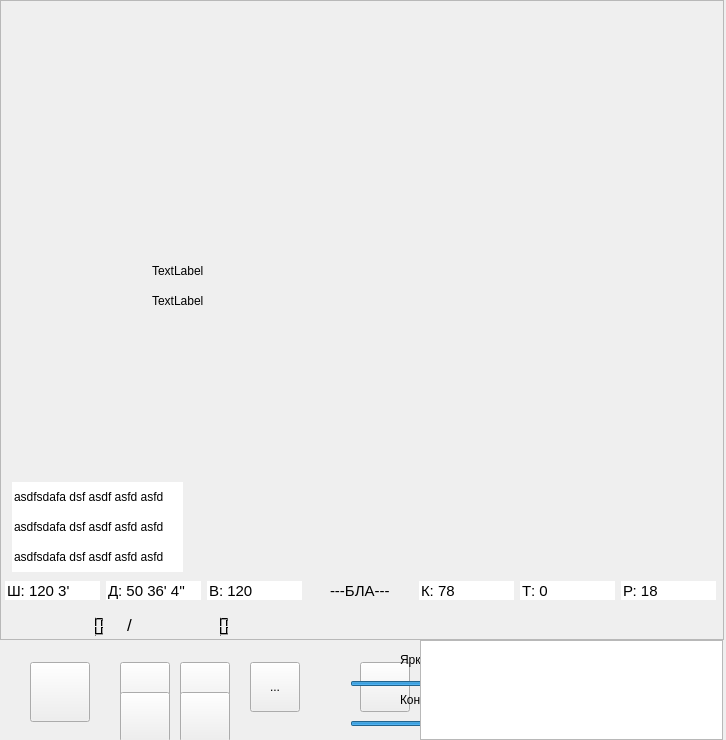
<?xml version="1.0" encoding="UTF-8"?>
<ui version="4.0">
 <class>VideoPlayer</class>
 <widget class="QWidget" name="VideoPlayer">
  <property name="geometry">
   <rect>
    <x>0</x>
    <y>0</y>
    <width>726</width>
    <height>740</height>
   </rect>
  </property>
  <property name="windowTitle">
   <string>Form</string>
  </property>
  <widget class="QFrame" name="video">
   <property name="geometry">
    <rect>
     <x>0</x>
     <y>0</y>
     <width>724</width>
     <height>640</height>
    </rect>
   </property>
   <property name="frameShape">
    <enum>QFrame::StyledPanel</enum>
   </property>
   <property name="frameShadow">
    <enum>QFrame::Raised</enum>
   </property>
   <widget class="QWidget" name="scroolWidget" native="true">
    <property name="geometry">
     <rect>
      <x>2</x>
      <y>602</y>
      <width>720</width>
      <height>50</height>
     </rect>
    </property>
    <widget class="QLCDNumber" name="totalLCD">
     <property name="geometry">
      <rect>
       <x>140</x>
       <y>14</y>
       <width>101</width>
       <height>20</height>
      </rect>
     </property>
     <property name="palette">
      <palette>
       <active>
        <colorrole role="Light">
         <brush brushstyle="SolidPattern">
          <color alpha="255">
           <red>0</red>
           <green>0</green>
           <blue>0</blue>
          </color>
         </brush>
        </colorrole>
        <colorrole role="BrightText">
         <brush brushstyle="SolidPattern">
          <color alpha="255">
           <red>0</red>
           <green>0</green>
           <blue>0</blue>
          </color>
         </brush>
        </colorrole>
       </active>
       <inactive>
        <colorrole role="Light">
         <brush brushstyle="SolidPattern">
          <color alpha="255">
           <red>0</red>
           <green>0</green>
           <blue>0</blue>
          </color>
         </brush>
        </colorrole>
        <colorrole role="BrightText">
         <brush brushstyle="SolidPattern">
          <color alpha="255">
           <red>0</red>
           <green>0</green>
           <blue>0</blue>
          </color>
         </brush>
        </colorrole>
       </inactive>
       <disabled>
        <colorrole role="Light">
         <brush brushstyle="SolidPattern">
          <color alpha="255">
           <red>0</red>
           <green>0</green>
           <blue>0</blue>
          </color>
         </brush>
        </colorrole>
        <colorrole role="BrightText">
         <brush brushstyle="SolidPattern">
          <color alpha="255">
           <red>0</red>
           <green>0</green>
           <blue>0</blue>
          </color>
         </brush>
        </colorrole>
       </disabled>
      </palette>
     </property>
     <property name="font">
      <font>
       <pointsize>11</pointsize>
      </font>
     </property>
     <property name="frameShape">
      <enum>QFrame::NoFrame</enum>
     </property>
     <property name="numDigits">
      <number>8</number>
     </property>
    </widget>
    <widget class="QLCDNumber" name="timeLCD">
     <property name="geometry">
      <rect>
       <x>10</x>
       <y>14</y>
       <width>111</width>
       <height>20</height>
      </rect>
     </property>
     <property name="palette">
      <palette>
       <active>
        <colorrole role="Light">
         <brush brushstyle="SolidPattern">
          <color alpha="255">
           <red>0</red>
           <green>0</green>
           <blue>0</blue>
          </color>
         </brush>
        </colorrole>
        <colorrole role="BrightText">
         <brush brushstyle="SolidPattern">
          <color alpha="255">
           <red>0</red>
           <green>0</green>
           <blue>0</blue>
          </color>
         </brush>
        </colorrole>
       </active>
       <inactive>
        <colorrole role="Light">
         <brush brushstyle="SolidPattern">
          <color alpha="255">
           <red>0</red>
           <green>0</green>
           <blue>0</blue>
          </color>
         </brush>
        </colorrole>
        <colorrole role="BrightText">
         <brush brushstyle="SolidPattern">
          <color alpha="255">
           <red>0</red>
           <green>0</green>
           <blue>0</blue>
          </color>
         </brush>
        </colorrole>
       </inactive>
       <disabled>
        <colorrole role="Light">
         <brush brushstyle="SolidPattern">
          <color alpha="255">
           <red>0</red>
           <green>0</green>
           <blue>0</blue>
          </color>
         </brush>
        </colorrole>
        <colorrole role="BrightText">
         <brush brushstyle="SolidPattern">
          <color alpha="255">
           <red>0</red>
           <green>0</green>
           <blue>0</blue>
          </color>
         </brush>
        </colorrole>
       </disabled>
      </palette>
     </property>
     <property name="font">
      <font>
       <pointsize>11</pointsize>
      </font>
     </property>
     <property name="frameShape">
      <enum>QFrame::NoFrame</enum>
     </property>
     <property name="numDigits">
      <number>8</number>
     </property>
    </widget>
    <widget class="QLabel" name="label_5">
     <property name="geometry">
      <rect>
       <x>125</x>
       <y>14</y>
       <width>16</width>
       <height>17</height>
      </rect>
     </property>
     <property name="font">
      <font>
       <pointsize>13</pointsize>
      </font>
     </property>
     <property name="text">
      <string>/</string>
     </property>
    </widget>
   </widget>
   <widget class="QWidget" name="videowidget" native="true">
    <property name="geometry">
     <rect>
      <x>2</x>
      <y>2</y>
      <width>720</width>
      <height>576</height>
     </rect>
    </property>
    <widget class="QLabel" name="vLh">
     <property name="geometry">
      <rect>
       <x>150</x>
       <y>260</y>
       <width>67</width>
       <height>17</height>
      </rect>
     </property>
     <property name="text">
      <string>TextLabel</string>
     </property>
    </widget>
    <widget class="QLabel" name="vLv">
     <property name="geometry">
      <rect>
       <x>150</x>
       <y>290</y>
       <width>67</width>
       <height>17</height>
      </rect>
     </property>
     <property name="text">
      <string>TextLabel</string>
     </property>
    </widget>
    <widget class="QLineEdit" name="sh">
     <property name="enabled">
      <bool>true</bool>
     </property>
     <property name="geometry">
      <rect>
       <x>10</x>
       <y>510</y>
       <width>171</width>
       <height>30</height>
      </rect>
     </property>
     <property name="text">
      <string>asdfsdafa dsf asdf asfd asfd </string>
     </property>
     <property name="frame">
      <bool>false</bool>
     </property>
     <property name="readOnly">
      <bool>true</bool>
     </property>
    </widget>
    <widget class="QLineEdit" name="dolg">
     <property name="enabled">
      <bool>true</bool>
     </property>
     <property name="geometry">
      <rect>
       <x>10</x>
       <y>540</y>
       <width>171</width>
       <height>30</height>
      </rect>
     </property>
     <property name="text">
      <string>asdfsdafa dsf asdf asfd asfd </string>
     </property>
     <property name="frame">
      <bool>false</bool>
     </property>
     <property name="readOnly">
      <bool>true</bool>
     </property>
    </widget>
    <widget class="QLineEdit" name="h">
     <property name="enabled">
      <bool>true</bool>
     </property>
     <property name="geometry">
      <rect>
       <x>10</x>
       <y>480</y>
       <width>171</width>
       <height>30</height>
      </rect>
     </property>
     <property name="text">
      <string>asdfsdafa dsf asdf asfd asfd </string>
     </property>
     <property name="frame">
      <bool>false</bool>
     </property>
     <property name="readOnly">
      <bool>true</bool>
     </property>
    </widget>
   </widget>
  </widget>
  <widget class="QPushButton" name="playBtn">
   <property name="geometry">
    <rect>
     <x>120</x>
     <y>662</y>
     <width>50</width>
     <height>50</height>
    </rect>
   </property>
   <property name="text">
    <string/>
   </property>
   <property name="icon">
    <iconset>
     <normaloff>../../Загрузки/player_play.png</normaloff>../../Загрузки/player_play.png</iconset>
   </property>
   <property name="iconSize">
    <size>
     <width>40</width>
     <height>40</height>
    </size>
   </property>
  </widget>
  <widget class="QPushButton" name="stopBtn">
   <property name="geometry">
    <rect>
     <x>180</x>
     <y>662</y>
     <width>50</width>
     <height>50</height>
    </rect>
   </property>
   <property name="text">
    <string/>
   </property>
   <property name="icon">
    <iconset>
     <normaloff>../../Загрузки/player_stop.png</normaloff>../../Загрузки/player_stop.png</iconset>
   </property>
   <property name="iconSize">
    <size>
     <width>40</width>
     <height>40</height>
    </size>
   </property>
  </widget>
  <widget class="QPushButton" name="nextBtn">
   <property name="geometry">
    <rect>
     <x>120</x>
     <y>692</y>
     <width>50</width>
     <height>50</height>
    </rect>
   </property>
   <property name="text">
    <string/>
   </property>
   <property name="icon">
    <iconset>
     <normaloff>../../Загрузки/player_rew.png</normaloff>../../Загрузки/player_rew.png</iconset>
   </property>
   <property name="iconSize">
    <size>
     <width>40</width>
     <height>40</height>
    </size>
   </property>
  </widget>
  <widget class="QPushButton" name="prevBtn">
   <property name="geometry">
    <rect>
     <x>180</x>
     <y>692</y>
     <width>50</width>
     <height>50</height>
    </rect>
   </property>
   <property name="text">
    <string/>
   </property>
   <property name="icon">
    <iconset>
     <normaloff>../../Загрузки/player_end1.png</normaloff>../../Загрузки/player_end1.png</iconset>
   </property>
   <property name="iconSize">
    <size>
     <width>40</width>
     <height>40</height>
    </size>
   </property>
  </widget>
  <widget class="QPushButton" name="snapBtn">
   <property name="geometry">
    <rect>
     <x>30</x>
     <y>662</y>
     <width>60</width>
     <height>60</height>
    </rect>
   </property>
   <property name="text">
    <string/>
   </property>
   <property name="icon">
    <iconset>
     <normaloff>../../Загрузки/videosnapshot_128x128_alpha.png</normaloff>../../Загрузки/videosnapshot_128x128_alpha.png</iconset>
   </property>
   <property name="iconSize">
    <size>
     <width>60</width>
     <height>60</height>
    </size>
   </property>
  </widget>
  <widget class="QPushButton" name="openBtn">
   <property name="geometry">
    <rect>
     <x>360</x>
     <y>662</y>
     <width>50</width>
     <height>50</height>
    </rect>
   </property>
   <property name="text">
    <string/>
   </property>
   <property name="icon">
    <iconset>
     <normaloff>../../Загрузки/folder_blue_open.png</normaloff>../../Загрузки/folder_blue_open.png</iconset>
   </property>
   <property name="iconSize">
    <size>
     <width>40</width>
     <height>40</height>
    </size>
   </property>
  </widget>
  <widget class="QToolButton" name="setBtn">
   <property name="geometry">
    <rect>
     <x>250</x>
     <y>662</y>
     <width>50</width>
     <height>50</height>
    </rect>
   </property>
   <property name="text">
    <string>...</string>
   </property>
   <property name="icon">
    <iconset>
     <normaloff>../../Загрузки/Color-Settings-icon.png</normaloff>../../Загрузки/Color-Settings-icon.png</iconset>
   </property>
   <property name="iconSize">
    <size>
     <width>40</width>
     <height>40</height>
    </size>
   </property>
   <property name="checkable">
    <bool>true</bool>
   </property>
  </widget>
  <widget class="QSlider" name="bright">
   <property name="geometry">
    <rect>
     <x>350</x>
     <y>672</y>
     <width>160</width>
     <height>23</height>
    </rect>
   </property>
   <property name="maximum">
    <number>100</number>
   </property>
   <property name="value">
    <number>50</number>
   </property>
   <property name="orientation">
    <enum>Qt::Horizontal</enum>
   </property>
  </widget>
  <widget class="QSlider" name="contrast">
   <property name="geometry">
    <rect>
     <x>350</x>
     <y>712</y>
     <width>160</width>
     <height>23</height>
    </rect>
   </property>
   <property name="maximum">
    <number>100</number>
   </property>
   <property name="value">
    <number>50</number>
   </property>
   <property name="orientation">
    <enum>Qt::Horizontal</enum>
   </property>
  </widget>
  <widget class="QLabel" name="label">
   <property name="geometry">
    <rect>
     <x>400</x>
     <y>652</y>
     <width>55</width>
     <height>15</height>
    </rect>
   </property>
   <property name="text">
    <string>Яркость</string>
   </property>
  </widget>
  <widget class="QLabel" name="label_2">
   <property name="geometry">
    <rect>
     <x>400</x>
     <y>692</y>
     <width>55</width>
     <height>15</height>
    </rect>
   </property>
   <property name="text">
    <string>Контраст</string>
   </property>
  </widget>
  <widget class="QSlider" name="sat">
   <property name="geometry">
    <rect>
     <x>540</x>
     <y>712</y>
     <width>160</width>
     <height>23</height>
    </rect>
   </property>
   <property name="maximum">
    <number>100</number>
   </property>
   <property name="value">
    <number>50</number>
   </property>
   <property name="orientation">
    <enum>Qt::Horizontal</enum>
   </property>
  </widget>
  <widget class="QLabel" name="label_4">
   <property name="geometry">
    <rect>
     <x>570</x>
     <y>692</y>
     <width>91</width>
     <height>20</height>
    </rect>
   </property>
   <property name="text">
    <string>Насыщенность</string>
   </property>
  </widget>
  <widget class="QSlider" name="hue">
   <property name="geometry">
    <rect>
     <x>540</x>
     <y>672</y>
     <width>160</width>
     <height>23</height>
    </rect>
   </property>
   <property name="maximum">
    <number>100</number>
   </property>
   <property name="value">
    <number>50</number>
   </property>
   <property name="orientation">
    <enum>Qt::Horizontal</enum>
   </property>
  </widget>
  <widget class="QLabel" name="label_3">
   <property name="geometry">
    <rect>
     <x>590</x>
     <y>652</y>
     <width>55</width>
     <height>15</height>
    </rect>
   </property>
   <property name="text">
    <string>Оттенок</string>
   </property>
  </widget>
  <widget class="QListWidget" name="tableWidget">
   <property name="geometry">
    <rect>
     <x>420</x>
     <y>640</y>
     <width>303</width>
     <height>100</height>
    </rect>
   </property>
  </widget>
  <widget class="QWidget" name="widget_3" native="true">
   <property name="geometry">
    <rect>
     <x>5</x>
     <y>580</y>
     <width>716</width>
     <height>20</height>
    </rect>
   </property>
   <property name="palette">
    <palette>
     <active>
      <colorrole role="WindowText">
       <brush brushstyle="SolidPattern">
        <color alpha="255">
         <red>0</red>
         <green>0</green>
         <blue>0</blue>
        </color>
       </brush>
      </colorrole>
      <colorrole role="Button">
       <brush brushstyle="SolidPattern">
        <color alpha="255">
         <red>255</red>
         <green>255</green>
         <blue>255</blue>
        </color>
       </brush>
      </colorrole>
      <colorrole role="Light">
       <brush brushstyle="SolidPattern">
        <color alpha="255">
         <red>255</red>
         <green>255</green>
         <blue>255</blue>
        </color>
       </brush>
      </colorrole>
      <colorrole role="Midlight">
       <brush brushstyle="SolidPattern">
        <color alpha="255">
         <red>255</red>
         <green>255</green>
         <blue>255</blue>
        </color>
       </brush>
      </colorrole>
      <colorrole role="Dark">
       <brush brushstyle="SolidPattern">
        <color alpha="255">
         <red>127</red>
         <green>127</green>
         <blue>127</blue>
        </color>
       </brush>
      </colorrole>
      <colorrole role="Mid">
       <brush brushstyle="SolidPattern">
        <color alpha="255">
         <red>170</red>
         <green>170</green>
         <blue>170</blue>
        </color>
       </brush>
      </colorrole>
      <colorrole role="Text">
       <brush brushstyle="SolidPattern">
        <color alpha="255">
         <red>0</red>
         <green>0</green>
         <blue>0</blue>
        </color>
       </brush>
      </colorrole>
      <colorrole role="BrightText">
       <brush brushstyle="SolidPattern">
        <color alpha="255">
         <red>255</red>
         <green>255</green>
         <blue>255</blue>
        </color>
       </brush>
      </colorrole>
      <colorrole role="ButtonText">
       <brush brushstyle="SolidPattern">
        <color alpha="255">
         <red>0</red>
         <green>0</green>
         <blue>0</blue>
        </color>
       </brush>
      </colorrole>
      <colorrole role="Base">
       <brush brushstyle="SolidPattern">
        <color alpha="255">
         <red>255</red>
         <green>255</green>
         <blue>255</blue>
        </color>
       </brush>
      </colorrole>
      <colorrole role="Window">
       <brush brushstyle="SolidPattern">
        <color alpha="255">
         <red>255</red>
         <green>255</green>
         <blue>255</blue>
        </color>
       </brush>
      </colorrole>
      <colorrole role="Shadow">
       <brush brushstyle="SolidPattern">
        <color alpha="255">
         <red>0</red>
         <green>0</green>
         <blue>0</blue>
        </color>
       </brush>
      </colorrole>
      <colorrole role="AlternateBase">
       <brush brushstyle="SolidPattern">
        <color alpha="255">
         <red>255</red>
         <green>255</green>
         <blue>255</blue>
        </color>
       </brush>
      </colorrole>
      <colorrole role="ToolTipBase">
       <brush brushstyle="SolidPattern">
        <color alpha="255">
         <red>255</red>
         <green>255</green>
         <blue>220</blue>
        </color>
       </brush>
      </colorrole>
      <colorrole role="ToolTipText">
       <brush brushstyle="SolidPattern">
        <color alpha="255">
         <red>0</red>
         <green>0</green>
         <blue>0</blue>
        </color>
       </brush>
      </colorrole>
     </active>
     <inactive>
      <colorrole role="WindowText">
       <brush brushstyle="SolidPattern">
        <color alpha="255">
         <red>0</red>
         <green>0</green>
         <blue>0</blue>
        </color>
       </brush>
      </colorrole>
      <colorrole role="Button">
       <brush brushstyle="SolidPattern">
        <color alpha="255">
         <red>255</red>
         <green>255</green>
         <blue>255</blue>
        </color>
       </brush>
      </colorrole>
      <colorrole role="Light">
       <brush brushstyle="SolidPattern">
        <color alpha="255">
         <red>255</red>
         <green>255</green>
         <blue>255</blue>
        </color>
       </brush>
      </colorrole>
      <colorrole role="Midlight">
       <brush brushstyle="SolidPattern">
        <color alpha="255">
         <red>255</red>
         <green>255</green>
         <blue>255</blue>
        </color>
       </brush>
      </colorrole>
      <colorrole role="Dark">
       <brush brushstyle="SolidPattern">
        <color alpha="255">
         <red>127</red>
         <green>127</green>
         <blue>127</blue>
        </color>
       </brush>
      </colorrole>
      <colorrole role="Mid">
       <brush brushstyle="SolidPattern">
        <color alpha="255">
         <red>170</red>
         <green>170</green>
         <blue>170</blue>
        </color>
       </brush>
      </colorrole>
      <colorrole role="Text">
       <brush brushstyle="SolidPattern">
        <color alpha="255">
         <red>0</red>
         <green>0</green>
         <blue>0</blue>
        </color>
       </brush>
      </colorrole>
      <colorrole role="BrightText">
       <brush brushstyle="SolidPattern">
        <color alpha="255">
         <red>255</red>
         <green>255</green>
         <blue>255</blue>
        </color>
       </brush>
      </colorrole>
      <colorrole role="ButtonText">
       <brush brushstyle="SolidPattern">
        <color alpha="255">
         <red>0</red>
         <green>0</green>
         <blue>0</blue>
        </color>
       </brush>
      </colorrole>
      <colorrole role="Base">
       <brush brushstyle="SolidPattern">
        <color alpha="255">
         <red>255</red>
         <green>255</green>
         <blue>255</blue>
        </color>
       </brush>
      </colorrole>
      <colorrole role="Window">
       <brush brushstyle="SolidPattern">
        <color alpha="255">
         <red>255</red>
         <green>255</green>
         <blue>255</blue>
        </color>
       </brush>
      </colorrole>
      <colorrole role="Shadow">
       <brush brushstyle="SolidPattern">
        <color alpha="255">
         <red>0</red>
         <green>0</green>
         <blue>0</blue>
        </color>
       </brush>
      </colorrole>
      <colorrole role="AlternateBase">
       <brush brushstyle="SolidPattern">
        <color alpha="255">
         <red>255</red>
         <green>255</green>
         <blue>255</blue>
        </color>
       </brush>
      </colorrole>
      <colorrole role="ToolTipBase">
       <brush brushstyle="SolidPattern">
        <color alpha="255">
         <red>255</red>
         <green>255</green>
         <blue>220</blue>
        </color>
       </brush>
      </colorrole>
      <colorrole role="ToolTipText">
       <brush brushstyle="SolidPattern">
        <color alpha="255">
         <red>0</red>
         <green>0</green>
         <blue>0</blue>
        </color>
       </brush>
      </colorrole>
     </inactive>
     <disabled>
      <colorrole role="WindowText">
       <brush brushstyle="SolidPattern">
        <color alpha="255">
         <red>127</red>
         <green>127</green>
         <blue>127</blue>
        </color>
       </brush>
      </colorrole>
      <colorrole role="Button">
       <brush brushstyle="SolidPattern">
        <color alpha="255">
         <red>255</red>
         <green>255</green>
         <blue>255</blue>
        </color>
       </brush>
      </colorrole>
      <colorrole role="Light">
       <brush brushstyle="SolidPattern">
        <color alpha="255">
         <red>255</red>
         <green>255</green>
         <blue>255</blue>
        </color>
       </brush>
      </colorrole>
      <colorrole role="Midlight">
       <brush brushstyle="SolidPattern">
        <color alpha="255">
         <red>255</red>
         <green>255</green>
         <blue>255</blue>
        </color>
       </brush>
      </colorrole>
      <colorrole role="Dark">
       <brush brushstyle="SolidPattern">
        <color alpha="255">
         <red>127</red>
         <green>127</green>
         <blue>127</blue>
        </color>
       </brush>
      </colorrole>
      <colorrole role="Mid">
       <brush brushstyle="SolidPattern">
        <color alpha="255">
         <red>170</red>
         <green>170</green>
         <blue>170</blue>
        </color>
       </brush>
      </colorrole>
      <colorrole role="Text">
       <brush brushstyle="SolidPattern">
        <color alpha="255">
         <red>127</red>
         <green>127</green>
         <blue>127</blue>
        </color>
       </brush>
      </colorrole>
      <colorrole role="BrightText">
       <brush brushstyle="SolidPattern">
        <color alpha="255">
         <red>255</red>
         <green>255</green>
         <blue>255</blue>
        </color>
       </brush>
      </colorrole>
      <colorrole role="ButtonText">
       <brush brushstyle="SolidPattern">
        <color alpha="255">
         <red>127</red>
         <green>127</green>
         <blue>127</blue>
        </color>
       </brush>
      </colorrole>
      <colorrole role="Base">
       <brush brushstyle="SolidPattern">
        <color alpha="255">
         <red>255</red>
         <green>255</green>
         <blue>255</blue>
        </color>
       </brush>
      </colorrole>
      <colorrole role="Window">
       <brush brushstyle="SolidPattern">
        <color alpha="255">
         <red>255</red>
         <green>255</green>
         <blue>255</blue>
        </color>
       </brush>
      </colorrole>
      <colorrole role="Shadow">
       <brush brushstyle="SolidPattern">
        <color alpha="255">
         <red>0</red>
         <green>0</green>
         <blue>0</blue>
        </color>
       </brush>
      </colorrole>
      <colorrole role="AlternateBase">
       <brush brushstyle="SolidPattern">
        <color alpha="255">
         <red>255</red>
         <green>255</green>
         <blue>255</blue>
        </color>
       </brush>
      </colorrole>
      <colorrole role="ToolTipBase">
       <brush brushstyle="SolidPattern">
        <color alpha="255">
         <red>255</red>
         <green>255</green>
         <blue>220</blue>
        </color>
       </brush>
      </colorrole>
      <colorrole role="ToolTipText">
       <brush brushstyle="SolidPattern">
        <color alpha="255">
         <red>0</red>
         <green>0</green>
         <blue>0</blue>
        </color>
       </brush>
      </colorrole>
     </disabled>
    </palette>
   </property>
   <widget class="QWidget" name="horizontalLayoutWidget">
    <property name="geometry">
     <rect>
      <x>0</x>
      <y>0</y>
      <width>711</width>
      <height>22</height>
     </rect>
    </property>
    <layout class="QHBoxLayout" name="horizontalLayout">
     <item>
      <widget class="QLineEdit" name="h_2">
       <property name="enabled">
        <bool>true</bool>
       </property>
       <property name="minimumSize">
        <size>
         <width>95</width>
         <height>20</height>
        </size>
       </property>
       <property name="maximumSize">
        <size>
         <width>90</width>
         <height>20</height>
        </size>
       </property>
       <property name="font">
        <font>
         <pointsize>11</pointsize>
         <weight>50</weight>
         <bold>false</bold>
        </font>
       </property>
       <property name="text">
        <string>Ш: 120 3'</string>
       </property>
       <property name="frame">
        <bool>false</bool>
       </property>
       <property name="readOnly">
        <bool>true</bool>
       </property>
      </widget>
     </item>
     <item>
      <widget class="QLineEdit" name="dolg_2">
       <property name="enabled">
        <bool>true</bool>
       </property>
       <property name="minimumSize">
        <size>
         <width>95</width>
         <height>20</height>
        </size>
       </property>
       <property name="maximumSize">
        <size>
         <width>90</width>
         <height>20</height>
        </size>
       </property>
       <property name="font">
        <font>
         <pointsize>11</pointsize>
         <weight>50</weight>
         <bold>false</bold>
        </font>
       </property>
       <property name="text">
        <string>Д: 50 36' 4''</string>
       </property>
       <property name="frame">
        <bool>false</bool>
       </property>
       <property name="readOnly">
        <bool>true</bool>
       </property>
      </widget>
     </item>
     <item>
      <widget class="QLineEdit" name="sh_2">
       <property name="enabled">
        <bool>true</bool>
       </property>
       <property name="minimumSize">
        <size>
         <width>95</width>
         <height>20</height>
        </size>
       </property>
       <property name="maximumSize">
        <size>
         <width>90</width>
         <height>20</height>
        </size>
       </property>
       <property name="font">
        <font>
         <pointsize>11</pointsize>
         <weight>50</weight>
         <bold>false</bold>
        </font>
       </property>
       <property name="text">
        <string>В: 120</string>
       </property>
       <property name="frame">
        <bool>false</bool>
       </property>
       <property name="readOnly">
        <bool>true</bool>
       </property>
      </widget>
     </item>
     <item>
      <spacer name="horizontalSpacer_2">
       <property name="orientation">
        <enum>Qt::Horizontal</enum>
       </property>
       <property name="sizeHint" stdset="0">
        <size>
         <width>40</width>
         <height>20</height>
        </size>
       </property>
      </spacer>
     </item>
     <item>
      <widget class="QLabel" name="label_13">
       <property name="font">
        <font>
         <pointsize>11</pointsize>
        </font>
       </property>
       <property name="text">
        <string>---БЛА---</string>
       </property>
      </widget>
     </item>
     <item>
      <spacer name="horizontalSpacer">
       <property name="orientation">
        <enum>Qt::Horizontal</enum>
       </property>
       <property name="sizeHint" stdset="0">
        <size>
         <width>40</width>
         <height>20</height>
        </size>
       </property>
      </spacer>
     </item>
     <item>
      <widget class="QLineEdit" name="yawL">
       <property name="enabled">
        <bool>true</bool>
       </property>
       <property name="minimumSize">
        <size>
         <width>95</width>
         <height>20</height>
        </size>
       </property>
       <property name="maximumSize">
        <size>
         <width>90</width>
         <height>20</height>
        </size>
       </property>
       <property name="font">
        <font>
         <pointsize>11</pointsize>
         <weight>50</weight>
         <bold>false</bold>
        </font>
       </property>
       <property name="text">
        <string>К: 78</string>
       </property>
       <property name="frame">
        <bool>false</bool>
       </property>
       <property name="readOnly">
        <bool>true</bool>
       </property>
      </widget>
     </item>
     <item>
      <widget class="QLineEdit" name="pitchL">
       <property name="enabled">
        <bool>true</bool>
       </property>
       <property name="minimumSize">
        <size>
         <width>95</width>
         <height>20</height>
        </size>
       </property>
       <property name="maximumSize">
        <size>
         <width>90</width>
         <height>20</height>
        </size>
       </property>
       <property name="font">
        <font>
         <pointsize>11</pointsize>
         <weight>50</weight>
         <bold>false</bold>
        </font>
       </property>
       <property name="text">
        <string>Т: 0</string>
       </property>
       <property name="frame">
        <bool>false</bool>
       </property>
       <property name="readOnly">
        <bool>true</bool>
       </property>
      </widget>
     </item>
     <item>
      <widget class="QLineEdit" name="rollL">
       <property name="enabled">
        <bool>true</bool>
       </property>
       <property name="minimumSize">
        <size>
         <width>95</width>
         <height>20</height>
        </size>
       </property>
       <property name="maximumSize">
        <size>
         <width>90</width>
         <height>20</height>
        </size>
       </property>
       <property name="font">
        <font>
         <pointsize>11</pointsize>
         <weight>50</weight>
         <bold>false</bold>
        </font>
       </property>
       <property name="text">
        <string>Р: 18</string>
       </property>
       <property name="frame">
        <bool>false</bool>
       </property>
       <property name="readOnly">
        <bool>true</bool>
       </property>
      </widget>
     </item>
    </layout>
   </widget>
  </widget>
 </widget>
 <resources/>
 <connections/>
</ui>
